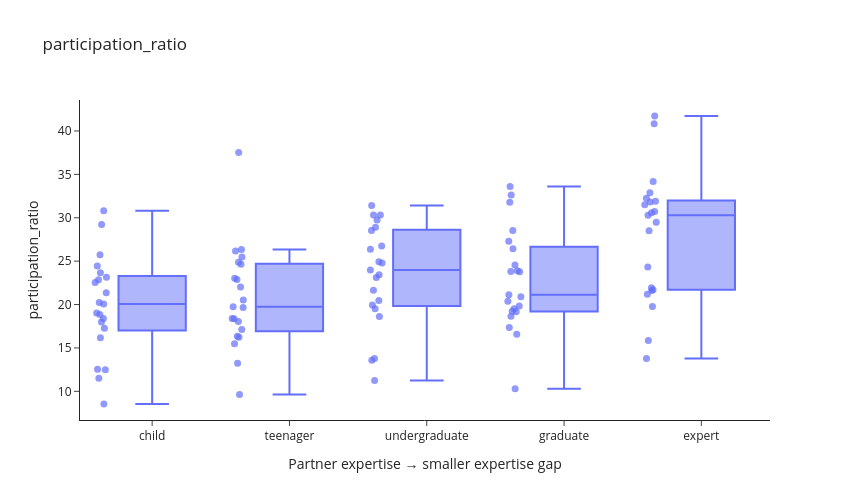

This figure's notebook cell:
### Code cell
plot_metric_distribution_interactive(conversation_geometry, 'participation_ratio')

### Figure 1 — Plotly figure (JSON) as saved in the notebook; plotly's stock layout.template omitted (floating-point values rounded to 4 significant figures; data arrays with more than 128 entries replaced by an {"elided": "..."} marker saying what was removed)
{"data": [{"alignmentgroup": "True", "boxpoints": "all", "customdata": {"elided": "105x4 mixed values"}, "hovertemplate": "Partner expertise → smaller expertise gap=%{x}<br>participation_ratio=%{y:.4f}<br>Topic / Video=%{customdata[0]}<br>Conversation=%{customdata[1]}<br>Utterances=%{customdata[2]}<br>Words=%{customdata[3]}<extra></extra>", "jitter": 0.22, "legendgroup": "", "marker": {"color": "#636efa", "opacity": 0.7, "size": 7}, "name": "", "notched": false, "offsetgroup": "", "orientation": "v", "showlegend": false, "type": "box", "x": ["child", "child", "child", "child", "child", "child", "child", "child", "child", "child", "child", "child", "child", "child", "child", "child", "child", "child", "child", "child", "child", "teenager", "teenager", "teenager", "teenager", "teenager", "teenager", "teenager", "teenager", "teenager", "teenager", "teenager", "teenager", "teenager", "teenager", "teenager", "teenager", "teenager", "teenager", "teenager", "teenager", "teenager", "undergraduate", "undergraduate", "undergraduate", "undergraduate", "undergraduate", "undergraduate", "undergraduate", "undergraduate", "undergraduate", "undergraduate", "undergraduate", "undergraduate", "undergraduate", "undergraduate", "undergraduate", "undergraduate", "undergraduate", "undergraduate", "undergraduate", "undergraduate", "undergraduate", "graduate", "graduate", "graduate", "graduate", "graduate", "graduate", "graduate", "graduate", "graduate", "graduate", "graduate", "graduate", "graduate", "graduate", "graduate", "graduate", "graduate", "graduate", "graduate", "graduate", "graduate", "expert", "expert", "expert", "expert", "expert", "expert", "expert", "expert", "expert", "expert", "expert", "expert", "expert", "expert", "expert", "expert", "expert", "expert", "expert", "expert", "expert"], "x0": " ", "xaxis": "x", "y": [16.18, 22.54, 12.49, 11.5, 22.85, 12.55, 24.45, 18.38, 17.99, 23.15, 19.01, 21.35, 18.85, 17.27, 23.66, 8.541, 25.74, 20.07, 29.22, 30.79, 20.24, 23.03, 18.4, 17.13, 13.23, 19.67, 16.22, 37.51, 18.03, 16.36, 25.47, 26.18, 26.36, 18.37, 20.52, 24.66, 9.625, 22.88, 15.5, 22.01, 24.87, 19.75, 18.62, 21.66, 13.78, 13.57, 24.8, 23.44, 30.32, 23.99, 26.74, 30.3, 24.92, 28.52, 23.13, 20.47, 29.74, 11.25, 31.43, 19.53, 19.95, 28.91, 26.36, 17.34, 27.29, 19.52, 20.89, 24.55, 20.38, 28.52, 32.63, 26.43, 21.12, 23.77, 18.65, 23.89, 19.18, 16.58, 10.3, 33.6, 23.81, 19.22, 31.79, 19.82, 21.72, 19.78, 32.26, 30.28, 28.51, 30.72, 41.72, 40.84, 21.95, 30.58, 34.19, 31.48, 32.89, 29.49, 31.81, 15.86, 21.62, 21.18, 13.8, 31.91, 24.32], "y0": " ", "yaxis": "y"}], "layout": {"boxmode": "group", "height": 500, "legend": {"tracegroupgap": 0}, "title": {"text": "participation_ratio"}, "width": 850, "xaxis": {"anchor": "y", "categoryarray": ["child", "teenager", "undergraduate", "graduate", "expert"], "categoryorder": "array", "domain": [0.0, 1.0], "title": {"text": "Partner expertise → smaller expertise gap"}}, "yaxis": {"anchor": "x", "domain": [0.0, 1.0], "title": {"text": "participation_ratio"}}}}
